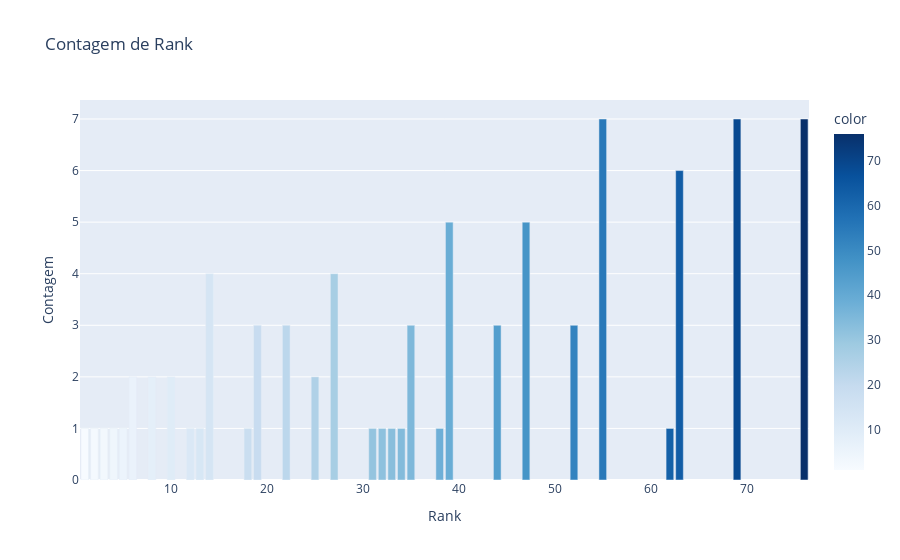

Notebook cell for this chart:
### Code cell
fig = px.bar(x=dados["Rank"].value_counts().index, 
             y=dados["Rank"].value_counts().values, 
             color=dados["Rank"].value_counts().index,labels={'x': 'Rank', 'y': 'Contagem'}, color_continuous_scale=px.colors.sequential.Blues,title='Contagem de Rank')
fig.show()

### Figure 1 — Plotly figure (JSON) as saved in the notebook; plotly's stock layout.template omitted (floating-point values rounded to 4 significant figures)
{"data": [{"alignmentgroup": "True", "hovertemplate": "Rank=%{x}<br>Contagem=%{y}<br>color=%{marker.color}<extra></extra>", "legendgroup": "", "marker": {"color": [76, 69, 55, 63, 47, 39, 14, 27, 19, 22, 52, 35, 44, 8, 10, 25, 6, 12, 3, 4, 62, 5, 34, 38, 13, 33, 32, 31, 2, 18, 1], "coloraxis": "coloraxis", "pattern": {"shape": ""}}, "name": "", "offsetgroup": "", "orientation": "v", "showlegend": false, "textposition": "auto", "type": "bar", "x": [76, 69, 55, 63, 47, 39, 14, 27, 19, 22, 52, 35, 44, 8, 10, 25, 6, 12, 3, 4, 62, 5, 34, 38, 13, 33, 32, 31, 2, 18, 1], "xaxis": "x", "y": [7, 7, 7, 6, 5, 5, 4, 4, 3, 3, 3, 3, 3, 2, 2, 2, 2, 1, 1, 1, 1, 1, 1, 1, 1, 1, 1, 1, 1, 1, 1], "yaxis": "y"}], "layout": {"barmode": "relative", "coloraxis": {"colorbar": {"title": {"text": "color"}}, "colorscale": [[0, "rgb(247,251,255)"], [0.125, "rgb(222,235,247)"], [0.25, "rgb(198,219,239)"], [0.375, "rgb(158,202,225)"], [0.5, "rgb(107,174,214)"], [0.625, "rgb(66,146,198)"], [0.75, "rgb(33,113,181)"], [0.875, "rgb(8,81,156)"], [1, "rgb(8,48,107)"]]}, "legend": {"tracegroupgap": 0}, "title": {"text": "Contagem de Rank"}, "xaxis": {"anchor": "y", "domain": [0, 1], "title": {"text": "Rank"}}, "yaxis": {"anchor": "x", "domain": [0, 1], "title": {"text": "Contagem"}}}}
